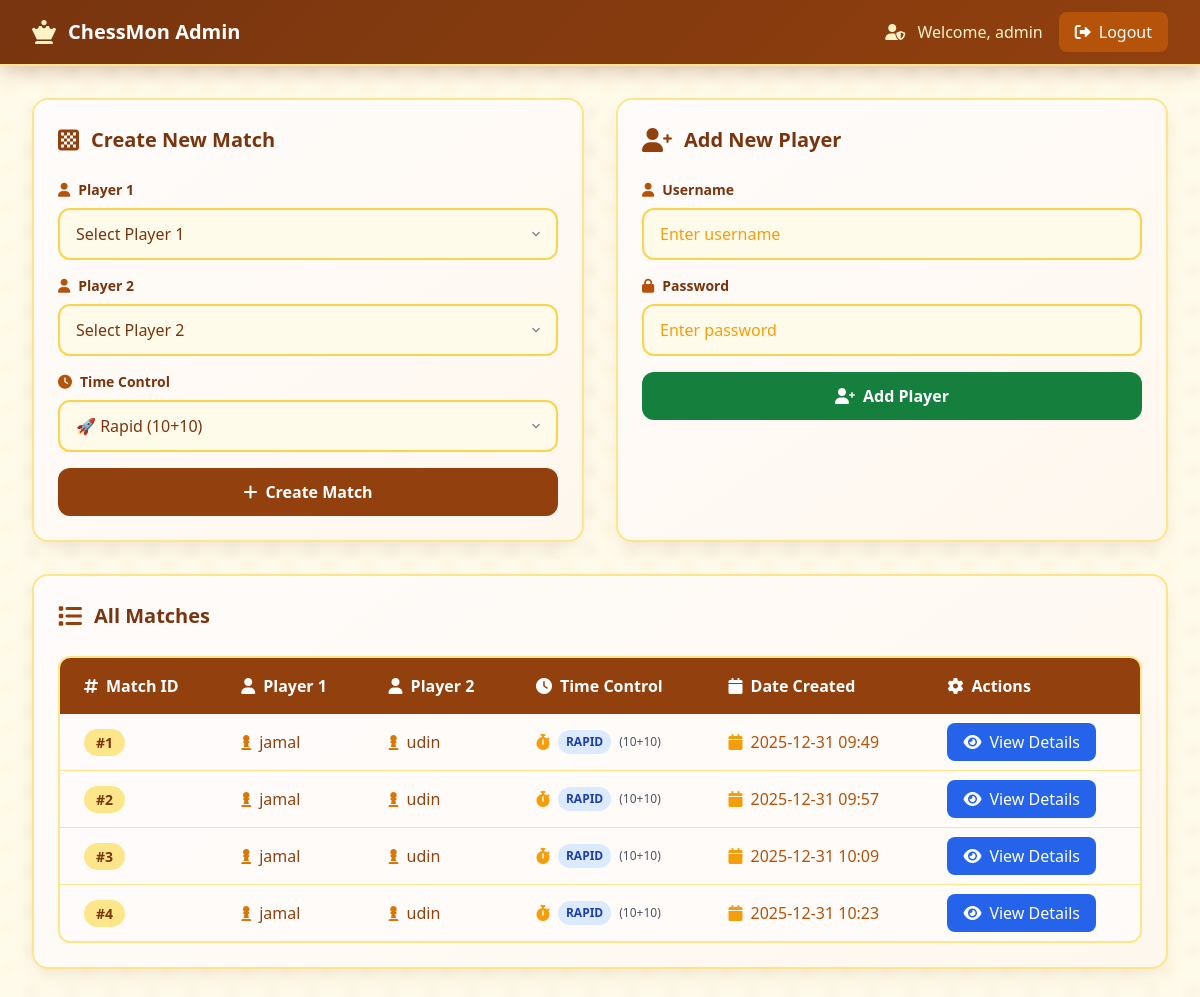
Page /admin (signed in) on the earlier database version.
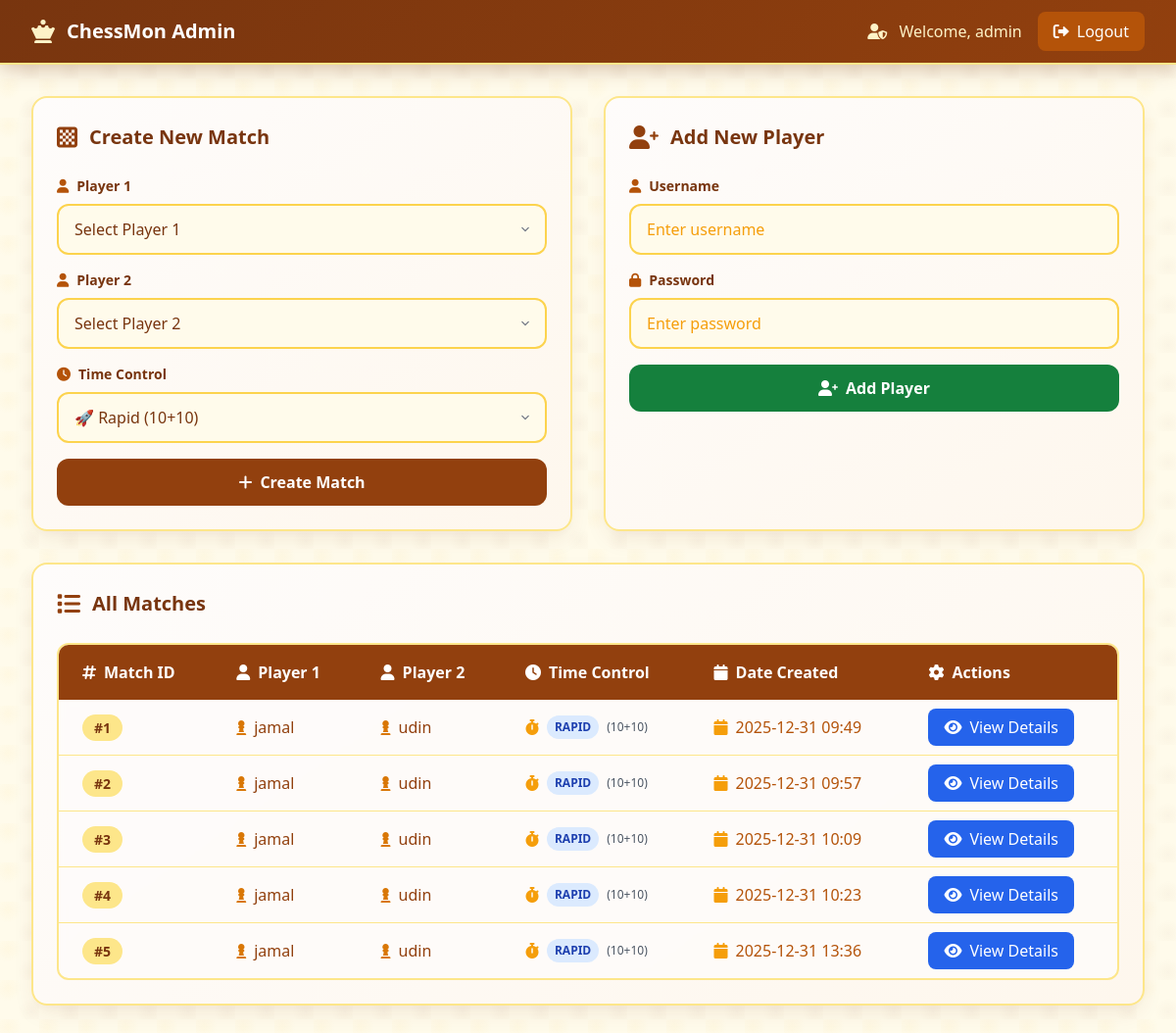
Same page on the later database version.
### models.py (models this page shows, shortened)
class User(db.Model, UserMixin):
    id = db.Column(db.Integer, primary_key=True)
    username = db.Column(db.String(50), unique=True, nullable=False)
    password_hash = db.Column(db.String(128), nullable=False)
    role = db.Column(db.String(10), nullable=False)  # 'admin' atau 'player'

class Match(db.Model):
    id = db.Column(db.Integer, primary_key=True)
    player1_id = db.Column(db.Integer, db.ForeignKey('user.id'), nullable=False)
    player2_id = db.Column(db.Integer, db.ForeignKey('user.id'), nullable=False)
    date_created = db.Column(db.DateTime, default=datetime.now)
    status = db.Column(db.String(20), default='waiting')  # waiting, active, paused, finished
    time_control = db.Column(db.String(20), default='rapid')  # rapid, blitz, bullet, custom
    initial_time = db.Column(db.Integer, default=600)  # dalam detik
    increment = db.Column(db.Integer, default=10)  # increment per move dalam detik
    player1 = db.relationship('User', foreign_keys=[player1_id])
    player2 = db.relationship('User', foreign_keys=[player2_id])
    TIME_CONTROLS = {
        'bullet': {'initial': 60, 'increment': 1, 'display': '1+1'},       # 1 menit + 1 detik
        'blitz': {'initial': 300, 'increment': 3, 'display': '5+3'},      # 5 menit + 3 detik
        'rapid': {'initial': 600, 'increment': 10, 'display': '10+10'},   # 10 menit + 10 detik
        'classical': {'initial': 1800, 'increment': 30, 'display': '30+30'} # 30 menit + 30 detik
    }

### routes.py (the view)
    @app.route('/admin')
    @login_required
    def admin_dashboard():
        if current_user.role != 'admin':
            return redirect(url_for('player_dashboard'))
        players = User.query.filter_by(role='player').all()
        matches = Match.query.all()
        return render_template('dashboard_admin.html', players=players, matches=matches)

### templates/dashboard_admin.html (shortened to what this page needs)
<!DOCTYPE html>
<html lang="en">
  <head>
    <script src="https://cdn.tailwindcss.com"></script>
    <link
      href="https://cdnjs.cloudflare.com/ajax/libs/font-awesome/6.0.0/css/all.min.css"
      rel="stylesheet"
    />
  </head>
  <body class="min-h-screen bg-amber-50 chess-board-pattern pattern-overlay">
    <nav class="navbar-elegant border-b-2 border-amber-200">
      <div class="max-w-7xl mx-auto px-4 sm:px-6 lg:px-8">
        <div class="flex justify-between items-center h-16">
          <div class="flex items-center">
            <i class="fas fa-chess-queen text-2xl text-amber-100 mr-3"></i>
            <h1 class="text-xl font-bold text-white">ChessMon Admin</h1>
          </div>
          <div class="flex items-center space-x-4">
            <span class="text-amber-100 font-medium">
              <i class="fas fa-user-shield mr-2"></i>
              Welcome, {{ current_user.username }}
            </span>
            <a
              href="{{ url_for('logout') }}"
              class="bg-amber-700 hover:bg-amber-600 text-white px-4 py-2 rounded-lg transition-all duration-200 font-medium"
            >
              <i class="fas fa-sign-out-alt mr-2"></i>Logout
            </a>
          </div>
        </div>
      </div>
    </nav>
    <div class="max-w-7xl mx-auto px-4 sm:px-6 lg:px-8 py-8">
      <div class="grid grid-cols-1 lg:grid-cols-2 gap-8 mb-8">
        <div class="card-elegant rounded-2xl p-6 border-2 border-amber-200">
          <div class="flex items-center mb-6">
            <i class="fas fa-chess-board text-2xl text-amber-800 mr-3"></i>
            <h2 class="text-xl font-bold text-amber-900">Create New Match</h2>
          </div>
          <form
            method="POST"
            action="{{ url_for('create_match') }}"
            class="space-y-4"
          >
            <div>
              <label
                for="player1_id"
                class="block text-sm font-bold text-amber-900 mb-2"
              >
                <i class="fas fa-user mr-2 text-amber-700"></i>Player 1
              </label>
              <select
                name="player1_id"
                required
                class="w-full px-4 py-3 bg-amber-50 border-2 border-amber-300 rounded-xl text-amber-900 focus:outline-none focus:border-amber-600 focus:bg-white transition-all duration-300 select-elegant font-medium"
              >
                <option value="">Select Player 1</option>
              </select>
            </div>
            <div>
              <label
                for="player2_id"
                class="block text-sm font-bold text-amber-900 mb-2"
              >
                <i class="fas fa-user mr-2 text-amber-700"></i>Player 2
              </label>
              <select
                name="player2_id"
                required
                class="w-full px-4 py-3 bg-amber-50 border-2 border-amber-300 rounded-xl text-amber-900 focus:outline-none focus:border-amber-600 focus:bg-white transition-all duration-300 select-elegant font-medium"
              >
                <option value="">Select Player 2</option>
              </select>
            </div>
            <div>
              <label
                for="time_control"
                class="block text-sm font-bold text-amber-900 mb-2"
              >
                <i class="fas fa-clock mr-2 text-amber-700"></i>Time Control
              </label>
              <select
                name="time_control"
                id="timeControl"
                onchange="toggleCustomTime()"
                required
                class="w-full px-4 py-3 bg-amber-50 border-2 border-amber-300 rounded-xl text-amber-900 focus:outline-none focus:border-amber-600 focus:bg-white transition-all duration-300 select-elegant font-medium"
              >
                <option value="rapid" selected>🚀 Rapid (10+10)</option>
              </select>
            </div>
            <button
              type="submit"
              class="w-full bg-amber-800 hover:bg-amber-900 text-white font-bold py-3 px-4 rounded-xl transition-all duration-300 btn-elegant focus:outline-none focus:ring-4 focus:ring-amber-300 mt-6"
            >
              <i class="fas fa-plus mr-2"></i>Create Match
            </button>
          </form>
        </div>
        <div class="card-elegant rounded-2xl p-6 border-2 border-amber-200">
          <div class="flex items-center mb-6">
            <i class="fas fa-user-plus text-2xl text-amber-800 mr-3"></i>
            <h2 class="text-xl font-bold text-amber-900">Add New Player</h2>
          </div>
          <form
            method="POST"
            action="{{ url_for('create_player') }}"
            class="space-y-4"
          >
            <div>
              <label
                for="username"
                class="block text-sm font-bold text-amber-900 mb-2"
              >
                <i class="fas fa-user mr-2 text-amber-700"></i>Username
              </label>
              <input
                type="text"
                name="username"
                required
                class="w-full px-4 py-3 bg-amber-50 border-2 border-amber-300 rounded-xl text-amber-900 placeholder-amber-500 focus:outline-none focus:border-amber-600 focus:bg-white transition-all duration-300 input-elegant font-medium"
                placeholder="Enter username"
              />
            </div>
            <div>
              <label
                for="password"
                class="block text-sm font-bold text-amber-900 mb-2"
              >
                <i class="fas fa-lock mr-2 text-amber-700"></i>Password
              </label>
              <input
                type="password"
                name="password"
                required
                class="w-full px-4 py-3 bg-amber-50 border-2 border-amber-300 rounded-xl text-amber-900 placeholder-amber-500 focus:outline-none focus:border-amber-600 focus:bg-white transition-all duration-300 input-elegant font-medium"
                placeholder="Enter password"
              />
            </div>
            <button
              type="submit"
              class="w-full bg-green-700 hover:bg-green-800 text-white font-bold py-3 px-4 rounded-xl transition-all duration-300 btn-elegant focus:outline-none focus:ring-4 focus:ring-green-300 mt-6"
            >
              <i class="fas fa-user-plus mr-2"></i>Add Player
            </button>
          </form>
        </div>
      </div>
      <div class="card-elegant rounded-2xl p-6 border-2 border-amber-200">
        <div class="flex items-center mb-6">
          <i class="fas fa-list text-2xl text-amber-800 mr-3"></i>
          <h2 class="text-xl font-bold text-amber-900">All Matches</h2>
        </div>
        <div class="overflow-x-auto">
          <div
            class="table-elegant rounded-xl border-2 border-amber-200 overflow-hidden"
          >
            <table class="w-full">
              <thead class="bg-amber-800 text-white">
                <tr>
                  <th class="px-6 py-4 text-left font-bold">
                    <i class="fas fa-hashtag mr-2"></i>Match ID
                  </th>
                  <th class="px-6 py-4 text-left font-bold">
                    <i class="fas fa-user mr-2"></i>Player 1
                  </th>
                  <th class="px-6 py-4 text-left font-bold">
                    <i class="fas fa-user mr-2"></i>Player 2
                  </th>
                  <th class="px-6 py-4 text-left font-bold">
                    <i class="fas fa-clock mr-2"></i>Time Control
                  </th>
                  <th class="px-6 py-4 text-left font-bold">
                    <i class="fas fa-calendar mr-2"></i>Date Created
                  </th>
                  <th class="px-6 py-4 text-left font-bold">
                    <i class="fas fa-cog mr-2"></i>Actions
                  </th>
                </tr>
              </thead>
              <tbody class="divide-y divide-amber-200">
                {% for match in matches %}
                <tr class="hover:bg-amber-100 transition-colors duration-200">
                  <td class="px-6 py-4 font-semibold text-amber-900">
                    <span class="bg-amber-200 px-3 py-1 rounded-full text-sm"
                      >#{{ match.id }}</span
                    >
                  </td>
                  <td class="px-6 py-4 text-amber-800 font-medium">
                    <div class="flex items-center">
                      <i class="fas fa-chess-pawn mr-2 text-amber-600"></i>
                      {{ match.player1.username }}
                    </div>
                  </td>
                  <td class="px-6 py-4 text-amber-800 font-medium">
                    <div class="flex items-center">
                      <i class="fas fa-chess-pawn mr-2 text-amber-600"></i>
                      {{ match.player2.username }}
                    </div>
                  </td>
                  <td class="px-6 py-4 text-amber-700 font-medium">
                    <div class="flex items-center">
                      <i class="fas fa-stopwatch mr-2 text-amber-500"></i>
                      <span
                        class="bg-blue-100 text-blue-800 px-2 py-1 rounded-full text-xs font-semibold uppercase"
                      >
                        {{ match.time_control }}
                      </span>
                      <span class="ml-2 text-xs text-gray-600">
                        ({{ (match.initial_time // 60) }}+{{ match.increment }})
                      </span>
                    </div>
                  </td>
                  <td class="px-6 py-4 text-amber-700 font-medium">
                    <div class="flex items-center">
                      <i class="fas fa-calendar mr-2 text-amber-500"></i>
                      {{ match.date_created.strftime('%Y-%m-%d %H:%M') }}
                    </div>
                  </td>
                  <td class="px-6 py-4">
                    <a
                      href="{{ url_for('match_detail', match_id=match.id) }}"
                      class="bg-blue-600 hover:bg-blue-700 text-white px-4 py-2 rounded-lg transition-all duration-200 font-medium btn-elegant"
                    >
                      <i class="fas fa-eye mr-2"></i>View Details
                    </a>
                  </td>
                </tr>
                {% endfor %}
              </tbody>
            </table>
          </div>
        </div>
      </div>
    </div>
  </body>
</html>

### templates/dashboard_admin.html (style rules this page uses)
.chess-board-pattern { background-image: repeating-conic-gradient( #fef7ed 0% 25%, #fed7aa 25% 50% ); background-size: 40px 40px; }
.card-elegant { background: linear-gradient(145deg, #fefcfb, #fef7ed); box-shadow: 0 10px 25px -5px rgba(120, 53, 15, 0.1), 0 5px 10px -5px rgba(120, 53, 15, 0.04); }
.navbar-elegant { background: linear-gradient(135deg, #78350f, #92400e); backdrop-filter: blur(10px); box-shadow: 0 4px 20px rgba(120, 53, 15, 0.3); }
.select-elegant { appearance: none; background-position: right 12px center; background-repeat: no-repeat; background-size: 16px; padding-right: 40px; transition: all 0.3s cubic-bezier(0.4, 0, 0.2, 1); position: relative; }
.select-elegant option { padding: 14px 18px; background-color: #fef7ed; color: #78350f; border: none; font-weight: 500; transition: all 0.2s ease; }
.select-elegant option:checked, .select-elegant option:focus { background-color: #92400e; color: white; font-weight: 600; }
.table-elegant { background: rgba(254, 252, 251, 0.8); backdrop-filter: blur(5px); }
.pattern-overlay { background-image: radial-gradient( circle at 20% 20%, rgba(251, 191, 36, 0.05) 0%, transparent 30% ), radial-gradient( circle at 80% 80%, rgba(120, 53, 15, 0.03) 0%, transparent 30% ); }

Differences in the rows shown:
added Match: id "5", player1.username "jamal", player2.username "udin", time_control "RAPID", initial_time "10", increment "10", date_created "2025-12-31 13:36"
